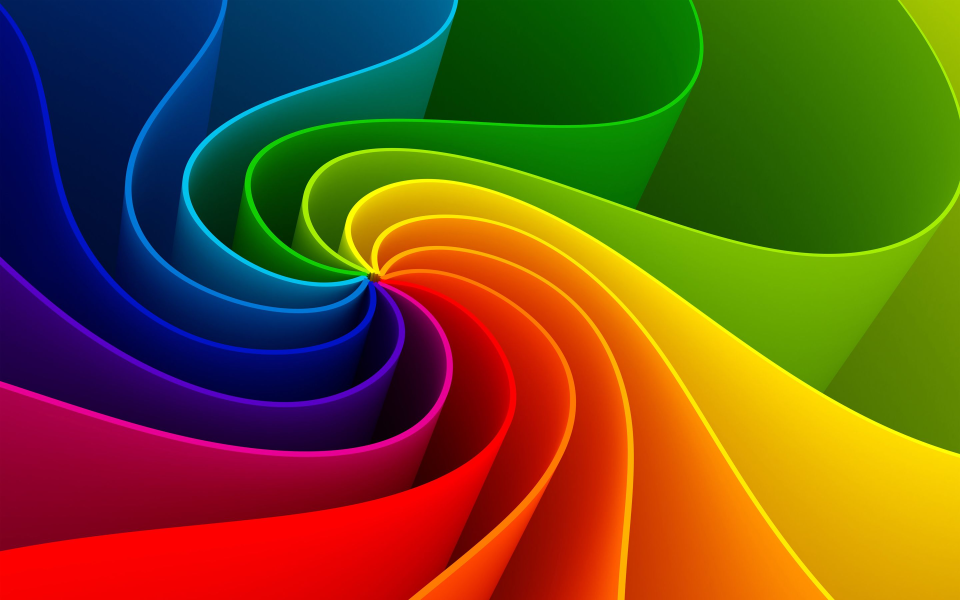
#> input picture tut2/image.jpg, 2880 x 1800 px (shown at 1/3 size)
$ jupyter execute 'rgb visualization jupyter.ipynb'
#> lines starting #> are read from the running program, lines starting #| are printed output that depends on the picture
[cell 1]
from PIL import Image
import numpy as np
import matplotlib.pyplot as plt
from mpl_toolkits.mplot3d import Axes3D

fig = plt.figure()
ax = plt.axes(projection="3d")

im = Image.open("image.jpg")
#> im is the input picture: PIL image 2880x1800 RGB; mean R, G, B 106.4, 80.5, 30.3
im = im.resize((288,180))
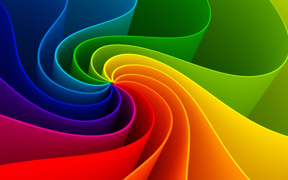
#> im: PIL image 288x180 RGB; mean R, G, B 106.3, 80.5, 30.3
pixelmap = im.load()
x,y,z = [],[],[]
for i in range(288):
    for j in range(180):
        x.append(pixelmap[i,j][0])
        y.append(pixelmap[i,j][1])
        z.append(pixelmap[i,j][2])
#> after the loop, x = 51840 items; y = 51840 items; z = 51840 items

tempmap = [x,y,z]
tempmap = np.array(tempmap).transpose()

plt.subplot(3,1,1)
ax.scatter3D(x,y,z,cmap = 'hsv',c = x)

plt
plt.show()
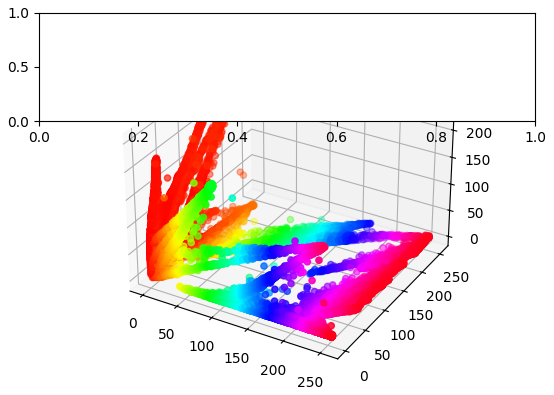
#> figure drawn by matplotlib, 1 panel

$ run again, with tut2/a.jpg copied over tut2/image.jpg
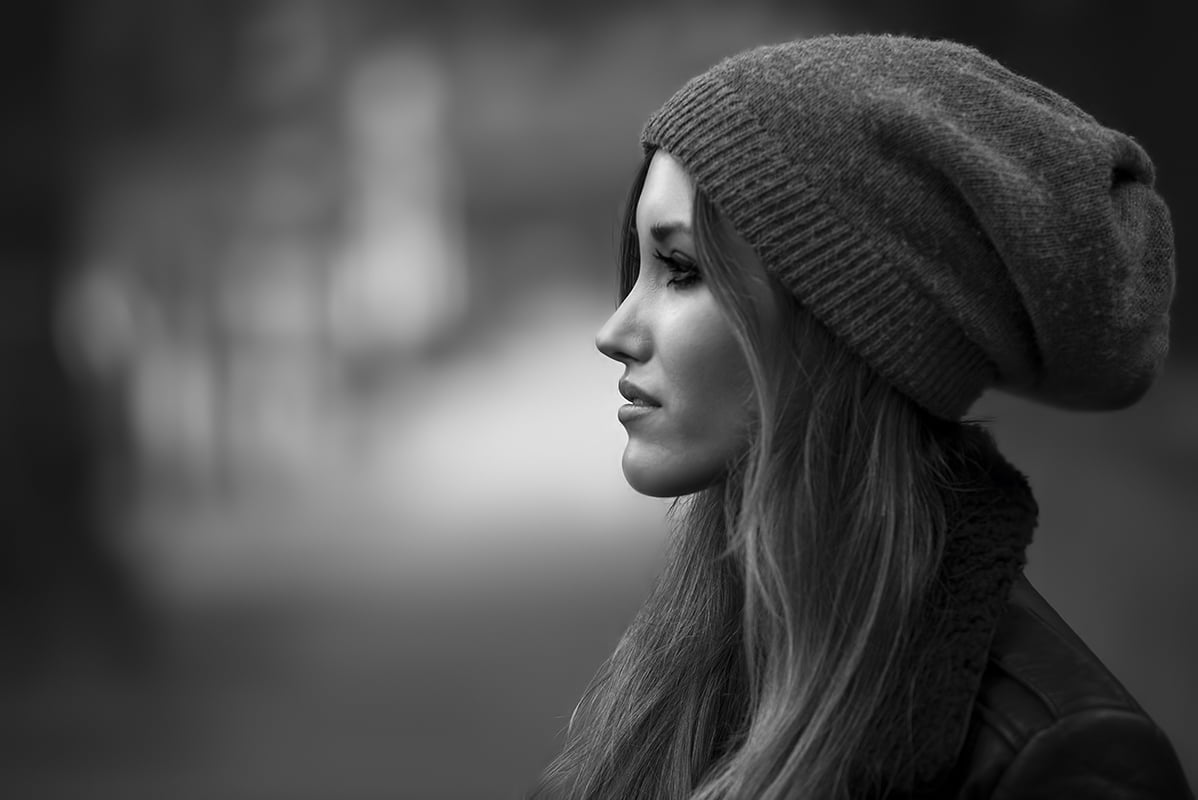
#> input picture tut2/a.jpg, 1198 x 800 px
#> im is the input picture: PIL image 1198x800 RGB; mean R, G, B 74.9, 74.9, 74.9
#> `im = im.resize((288,180))`:
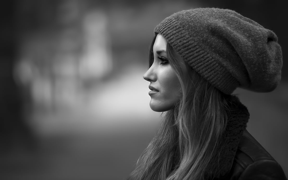
#> im: PIL image 288x180 RGB; mean R, G, B 74.9, 74.9, 74.9
#> after the loop `for i in range(288):`: x = 51840 items
#> `plt.show()`:
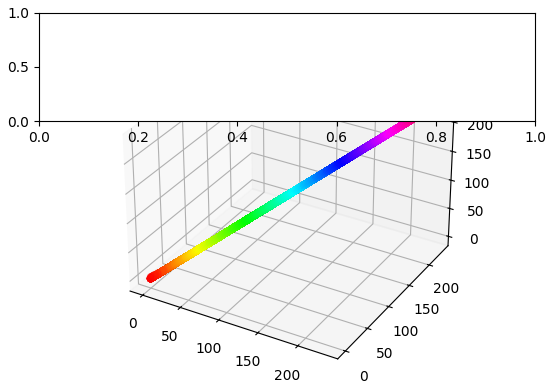
#> figure drawn by matplotlib, 1 panel

$ run again, with tut2/color1.jpg copied over tut2/image.jpg
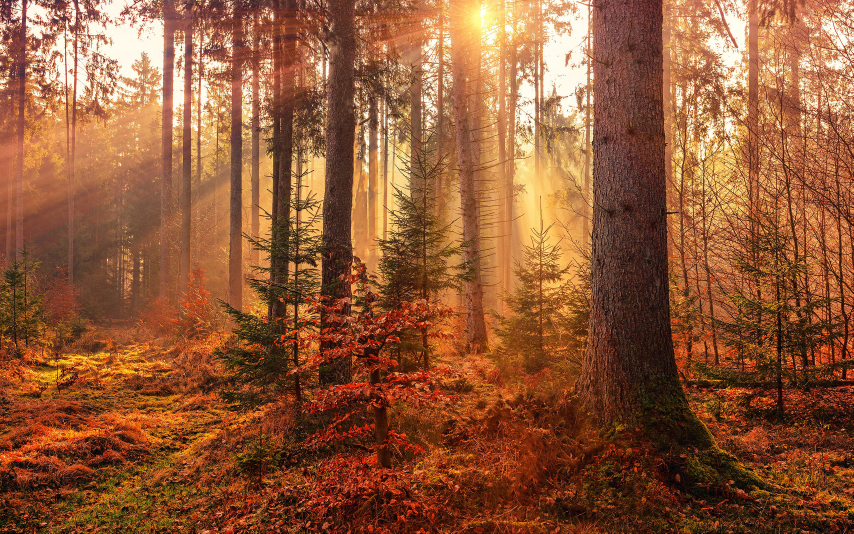
#> input picture tut2/color1.jpg, 2560 x 1600 px (shown at 1/3 size)
#> im is the input picture: PIL image 2560x1600 RGB; mean R, G, B 145.1, 89.5, 55.4
#> `im = im.resize((288,180))`:
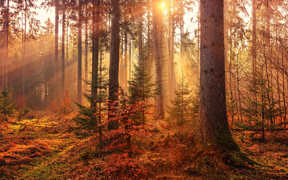
#> im: PIL image 288x180 RGB; mean R, G, B 145.1, 89.5, 55.4
#> after the loop `for i in range(288):`: x = 51840 items
#> `plt.show()`:
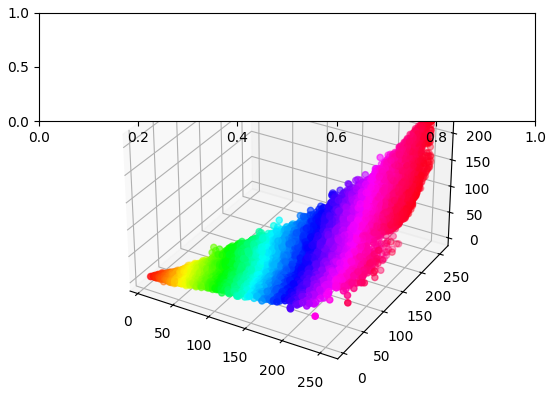
#> figure drawn by matplotlib, 1 panel
